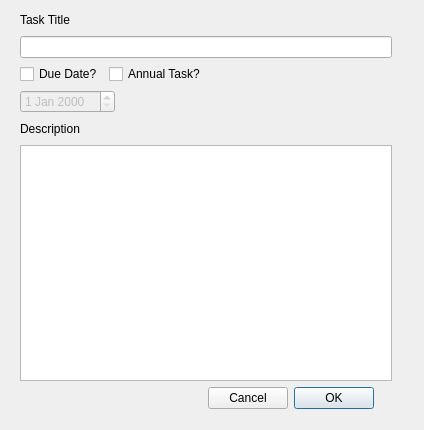
<ui version="4.0" >
 <class>AddTask</class>
 <widget class="QWidget" name="AddTask" >
  <property name="windowModality" >
   <enum>Qt::WindowModal</enum>
  </property>
  <property name="geometry" >
   <rect>
    <x>0</x>
    <y>0</y>
    <width>424</width>
    <height>430</height>
   </rect>
  </property>
  <property name="windowTitle" >
   <string>Add Task</string>
  </property>
  <widget class="QWidget" name="" >
   <property name="geometry" >
    <rect>
     <x>20</x>
     <y>10</y>
     <width>372</width>
     <height>399</height>
    </rect>
   </property>
   <layout class="QVBoxLayout" name="verticalLayout_4" >
    <item>
     <layout class="QVBoxLayout" name="verticalLayout_3" >
      <item>
       <layout class="QHBoxLayout" name="horizontalLayout_5" >
        <item>
         <widget class="QLabel" name="label" >
          <property name="font" >
           <font>
            <weight>50</weight>
            <bold>false</bold>
            <underline>false</underline>
           </font>
          </property>
          <property name="text" >
           <string>Task Title</string>
          </property>
         </widget>
        </item>
        <item>
         <spacer name="horizontalSpacer_5" >
          <property name="orientation" >
           <enum>Qt::Horizontal</enum>
          </property>
          <property name="sizeHint" stdset="0" >
           <size>
            <width>278</width>
            <height>20</height>
           </size>
          </property>
         </spacer>
        </item>
       </layout>
      </item>
      <item>
       <widget class="QLineEdit" name="titleLine" />
      </item>
     </layout>
    </item>
    <item>
     <layout class="QVBoxLayout" name="verticalLayout_2" >
      <item>
       <layout class="QHBoxLayout" name="horizontalLayout_3" >
        <item>
         <widget class="QCheckBox" name="dueDateCheck" >
          <property name="text" >
           <string>Due Date?</string>
          </property>
         </widget>
        </item>
        <item>
         <widget class="QCheckBox" name="annualCheck" >
          <property name="text" >
           <string>Annual Task?</string>
          </property>
         </widget>
        </item>
        <item>
         <spacer name="horizontalSpacer_4" >
          <property name="orientation" >
           <enum>Qt::Horizontal</enum>
          </property>
          <property name="sizeHint" stdset="0" >
           <size>
            <width>258</width>
            <height>20</height>
           </size>
          </property>
         </spacer>
        </item>
       </layout>
      </item>
      <item>
       <layout class="QHBoxLayout" name="horizontalLayout_4" >
        <item>
         <widget class="QDateEdit" name="dateBox" >
          <property name="enabled" >
           <bool>false</bool>
          </property>
         </widget>
        </item>
        <item>
         <spacer name="horizontalSpacer_3" >
          <property name="orientation" >
           <enum>Qt::Horizontal</enum>
          </property>
          <property name="sizeHint" stdset="0" >
           <size>
            <width>238</width>
            <height>20</height>
           </size>
          </property>
         </spacer>
        </item>
       </layout>
      </item>
     </layout>
    </item>
    <item>
     <layout class="QVBoxLayout" name="verticalLayout" >
      <item>
       <layout class="QHBoxLayout" name="horizontalLayout_2" >
        <item>
         <widget class="QLabel" name="label_2" >
          <property name="text" >
           <string>Description</string>
          </property>
         </widget>
        </item>
        <item>
         <spacer name="horizontalSpacer_2" >
          <property name="orientation" >
           <enum>Qt::Horizontal</enum>
          </property>
          <property name="sizeHint" stdset="0" >
           <size>
            <width>288</width>
            <height>20</height>
           </size>
          </property>
         </spacer>
        </item>
       </layout>
      </item>
      <item>
       <widget class="QPlainTextEdit" name="description" />
      </item>
     </layout>
    </item>
    <item>
     <layout class="QHBoxLayout" name="horizontalLayout" >
      <item>
       <spacer name="horizontalSpacer" >
        <property name="orientation" >
         <enum>Qt::Horizontal</enum>
        </property>
        <property name="sizeHint" stdset="0" >
         <size>
          <width>188</width>
          <height>20</height>
         </size>
        </property>
       </spacer>
      </item>
      <item>
       <widget class="QDialogButtonBox" name="cancelOk" >
        <property name="layoutDirection" >
         <enum>Qt::RightToLeft</enum>
        </property>
        <property name="standardButtons" >
         <set>QDialogButtonBox::Cancel|QDialogButtonBox::Ok</set>
        </property>
       </widget>
      </item>
     </layout>
    </item>
   </layout>
  </widget>
 </widget>
 <resources/>
 <connections/>
</ui>
